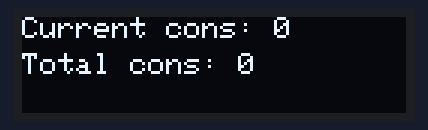
A program run on a simulated ESP32-C3. Shown: 128×32 one-colour display. Storage starts empty.

Above: at 0.1 s.

The program:

main.cpp
```cpp
#include <Arduino.h>
#include <Wire.h>
#include <Adafruit_GFX.h>
#include <Adafruit_SSD1306.h>
#include <WiFi.h>
#include <vector>

#include "my_wifi_manager.h"

#define SCREEN_WIDTH 128 // OLED display width, in pixels
#define SCREEN_HEIGHT 32 // OLED display height, in pixels
#define OLED_RESET    -1 // Reset pin # (or -1 if sharing Arduino reset pin)
#define SCREEN_ADDRESS 0x3C // See datasheet for Address; 0x3D for 128x64, 0x3C for 128x32

#define SDA_PIN 6 // Changed from 8 to avoid onboard LED conflict
#define SCL_PIN 7 // Changed from 9

Adafruit_SSD1306 display(SCREEN_WIDTH, SCREEN_HEIGHT, &Wire, OLED_RESET);

int x, minX;
int currentCons = 0;
int totalCons = 0;
int previousStationCount = 0;

std::vector<String> emailList = {

};
String scrollText = "";

void updateScrollText() {
  scrollText = "";
  for (const auto& entry : emailList) {
    scrollText += entry;
    scrollText += "   ";
  }
  minX = -6 * (int)scrollText.length();
}

void setup() {
  Serial.begin(115200);

  Wire.begin(SDA_PIN, SCL_PIN);

  // SSD1306_SWITCHCAPVCC = generate display voltage from 3.3V internally
  if(!display.begin(SSD1306_SWITCHCAPVCC, SCREEN_ADDRESS)) {
    Serial.println(F("SSD1306 allocation failed"));
    for(;;); // Don't proceed, loop forever
  }

  display.setTextSize(1);
  display.setTextColor(SSD1306_WHITE);
  display.setTextWrap(false);

  updateScrollText();

  x = display.width();

  setAddUserCallback([](String email, String name) {
    emailList.push_back(email + "(" + name + ")");
    updateScrollText();
  });

  startPortal(1, 2, 3, 4);
}

void loop() {
  wifiLoop();

  int stationNum = WiFi.softAPgetStationNum();
  if (stationNum > previousStationCount) {
    totalCons += (stationNum - previousStationCount);
  }
  previousStationCount = stationNum;
  currentCons = stationNum;

  display.clearDisplay();
  display.setCursor(0, 0);
  display.print(F("Current cons: "));
  display.println(currentCons);
  display.setCursor(0, 12);
  display.print(F("Total cons: "));
  display.println(totalCons);
  display.setCursor(x, 24);
  display.println(scrollText);
  display.display();

  x = x - 1; // Adjust scrolling speed here
  if(x < minX) x = display.width();
  //delay(1);
}
```

my_wifi_manager.cpp
```cpp
#include "my_wifi_manager.h"

#include <WiFi.h>
#include <WebServer.h>
#include <DNSServer.h>
#include <Preferences.h>
#include <SPIFFS.h>

#define DNS_PORT 53

static DNSServer dnsServer;
static WebServer server(80);
static Preferences prefs;

static String saved_ssid;
static String saved_pass;
static bool portalActive = false;


static bool isLeftBlinking = false;
static bool isRightBlinking = false;
static bool isHazardBlinking = false;
static bool isLightsOn = false;
static bool isInteriorOn = false;
static int l_flash = 0;
static int r_flash = 0;
static int lights_pin = 0;
static int interior_pin = 0;

unsigned long lastLeftBlinkTime = 0;
unsigned long lastRightBlinkTime = 0;
bool leftLedState = LOW;
bool rightLedState = LOW;

static AddUserCallback _addUserCb = nullptr;

void setAddUserCallback(AddUserCallback cb) {
  _addUserCb = cb;
}

/* ---------- HTML PAGE ---------- */
static String wifiPage() {
  return R"rawliteral(
<!DOCTYPE html>
<html>
<head>
<meta name="viewport" content="width=device-width, initial-scale=1, maximum-scale=1, user-scalable=no">
<style>
  body { font-family: Arial, sans-serif; padding: 20px; text-align: center; }
  input[type=text], input[type=email] { width: 100%; padding: 12px 20px; margin: 8px 0; display: inline-block; border: 1px solid #ccc; border-radius: 4px; box-sizing: border-box; font-size: 16px; }
  input[type=text].error, input[type=email].error { border: 2px solid #f44336; }
  input[type=submit] { width: 100%; background-color: #4CAF50; color: white; padding: 14px 20px; margin: 8px 0; border: none; border-radius: 4px; cursor: pointer; }
  input[type=submit]:hover { background-color: #45a049; }
  input[type=submit]:disabled { background-color: #cccccc; cursor: not-allowed; }
  .wifi-logo { width: 64px; height: 64px; fill: #4CAF50; margin-bottom: 20px; }
  .error-message { color: #f44336; font-size: 14px; margin-top: -5px; margin-bottom: 10px; text-align: left; display: none; }
  .error-message.show { display: block; }
</style>
</head>
<body>
<svg class="wifi-logo" viewBox="0 0 24 24" xmlns="http://www.w3.org/2000/svg">
  <path d="M12.01 21.49L23.64 7c-.45-.34-4.93-4-11.64-4C5.28 3 .81 6.66.36 7l11.63 14.49.01.01.01-.01z"/>
</svg>
<h2>Free WiFi</h2>
<h1>Fill below form to connect:</h1>
<form id="wifiForm" action="/submit" method="POST" onsubmit="return validateForm()">
  <label for="email">Email</label>
  <input type="text" id="email" name="email" placeholder="Your email.." onchange="validateForm()" oninput="validateForm()">
  <div id="emailError" class="error-message"></div>
  <label for="name">Name</label>
  <input type="text" id="name" name="name" placeholder="Your name.." onchange="validateForm()" oninput="validateForm()">
  <div id="nameError" class="error-message"></div>
  <input type="submit" id="submitBtn" value="Submit" disabled>
</form>
<script>
  function isValidEmail(email) {
    const emailRegex = /^[^\s@]+@[^\s@]+\.[^\s@]+$/;
    return emailRegex.test(email);
  }

  function validateForm() {
    const email = document.getElementById('email').value.trim();
    const name = document.getElementById('name').value.trim();
    const emailInput = document.getElementById('email');
    const nameInput = document.getElementById('name');
    const emailError = document.getElementById('emailError');
    const nameError = document.getElementById('nameError');
    const submitBtn = document.getElementById('submitBtn');

    let isValid = true;

    // Validate email
    if (email === '') {
      emailError.textContent = 'Email is mandatory';
      emailError.classList.add('show');
      emailInput.classList.add('error');
      isValid = false;
    } else if (!isValidEmail(email)) {
      emailError.textContent = 'Please enter a valid email address';
      emailError.classList.add('show');
      emailInput.classList.add('error');
      isValid = false;
    } else {
      emailError.classList.remove('show');
      emailInput.classList.remove('error');
    }

    // Validate name
    if (name === '') {
      nameError.textContent = 'Name is mandatory';
      nameError.classList.add('show');
      nameInput.classList.add('error');
      isValid = false;
    } else {
      nameError.classList.remove('show');
      nameInput.classList.remove('error');
    }

    // Enable/disable submit button
    submitBtn.disabled = !isValid;

    return isValid;
  }

  // Initial validation on page load
  window.addEventListener('load', validateForm);
</script>
</body>
</html>
)rawliteral";
}

static void handleFormSubmit() {
  if (server.hasArg("email") && server.hasArg("name")) {
    String email = server.arg("email");
    String name = server.arg("name");
    if (_addUserCb) {
      _addUserCb(email, name);
    }
    server.send(200, "text/html", R"rawliteral(
<!DOCTYPE html>
<html>
<head>
<meta name="viewport" content="width=device-width, initial-scale=1">
<style>
html, body { height: 100%; margin: 0; padding: 0; background-color: #000; overflow: hidden; }
body { display: flex; justify-content: center; align-items: center; }
img { max-width: 100%; max-height: 100%; object-fit: contain; }
</style>
</head>
<body>

<img src="/monkey.jpg" alt="monkey">

</body>
</html>
)rawliteral");
  } else {
    server.send(400, "text/plain", "Missing email or name");
  }
}


/* ---------- WEB HANDLERS ---------- */
static void handleRoot() {
  server.send(200, "text/html", wifiPage());
}

static void handleMonkeyImage() {
  if (SPIFFS.exists("/monkey.jpg")) {
    File file = SPIFFS.open("/monkey.jpg", "r");
    server.streamFile(file, "image/jpeg");
    file.close();
  } else {
    server.send(404, "text/plain", "Image not found");
  }
}


static void handleNotFound() {
  server.sendHeader("Location", String("http://") + WiFi.softAPIP().toString() + "/", true);
  server.send(302, "text/plain", "");
}


void startPortal(int left_flash, int right_flashpin, int lights, int interior) {
  l_flash = left_flash;
  r_flash = right_flashpin;
  lights_pin = lights;
  interior_pin = interior;
  //WiFi.mode(WIFI_AP_STA);
  WiFi.mode(WIFI_AP);

  if(!SPIFFS.begin(true)){
    Serial.println("An Error has occurred while mounting SPIFFS");
  }

  String ap_ssid = "__FREE_WiFi__";
  WiFi.softAP(ap_ssid.c_str());

  WiFi.setTxPower(WIFI_POWER_11dBm);

  dnsServer.start(DNS_PORT, "*", WiFi.softAPIP());

  server.on("/", handleRoot);
  server.on("/submit", HTTP_POST, handleFormSubmit);
  server.on("/monkey.jpg", HTTP_GET, handleMonkeyImage);
  server.onNotFound(handleNotFound);
  server.begin();

  portalActive = true;

}


void wifiLoop() {
  if (portalActive) {
    dnsServer.processNextRequest();
    server.handleClient();

    if (isLeftBlinking) {
      if (millis() - lastLeftBlinkTime >= 500) {
        lastLeftBlinkTime = millis();
        leftLedState = !leftLedState;
        digitalWrite(l_flash, leftLedState);
      }
    }

    if (isRightBlinking) {
      if (millis() - lastRightBlinkTime >= 500) {
        lastRightBlinkTime = millis();
        rightLedState = !rightLedState;
        digitalWrite(r_flash, rightLedState);
      }
    }
  }
}
```

my_wifi_manager.h
```cpp
#pragma once
#include <Arduino.h>
#include <functional>

#define DEBUG_SERIAL 1

#if DEBUG_SERIAL
  #define DBG(x)    do { if (Serial) Serial.println(x); } while(0)
#else
  #define DBG(x)
#endif


// Call repeatedly from loop()
void wifiLoop();


void startPortal(int lflash, int rflash, int lights, int interior);

typedef std::function<void(String, String)> AddUserCallback;
void setAddUserCallback(AddUserCallback cb);
```
